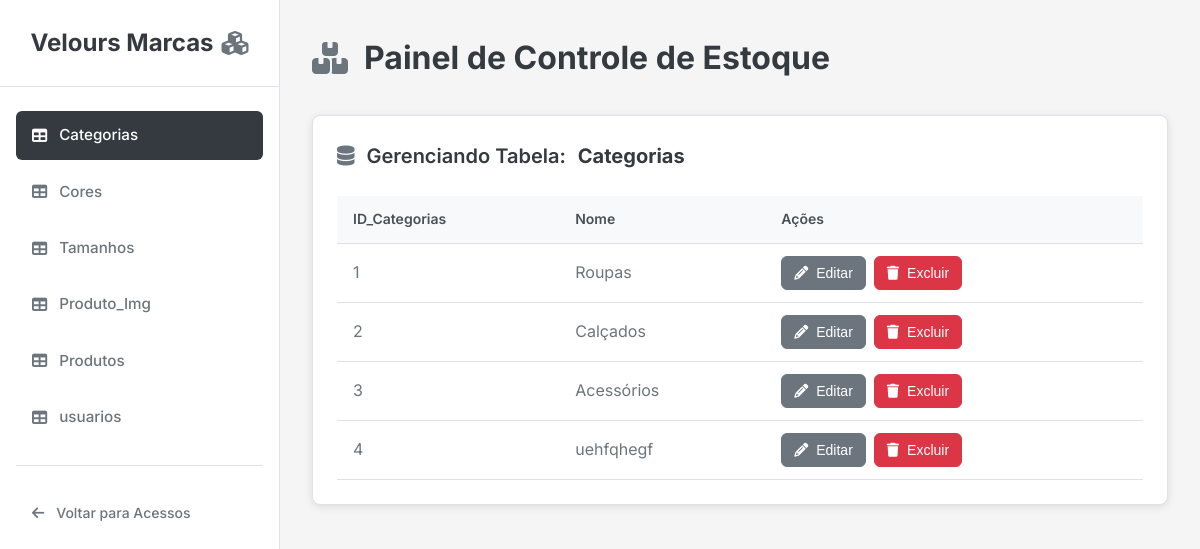
Page /public/estoque/estoque.php on the earlier database version.
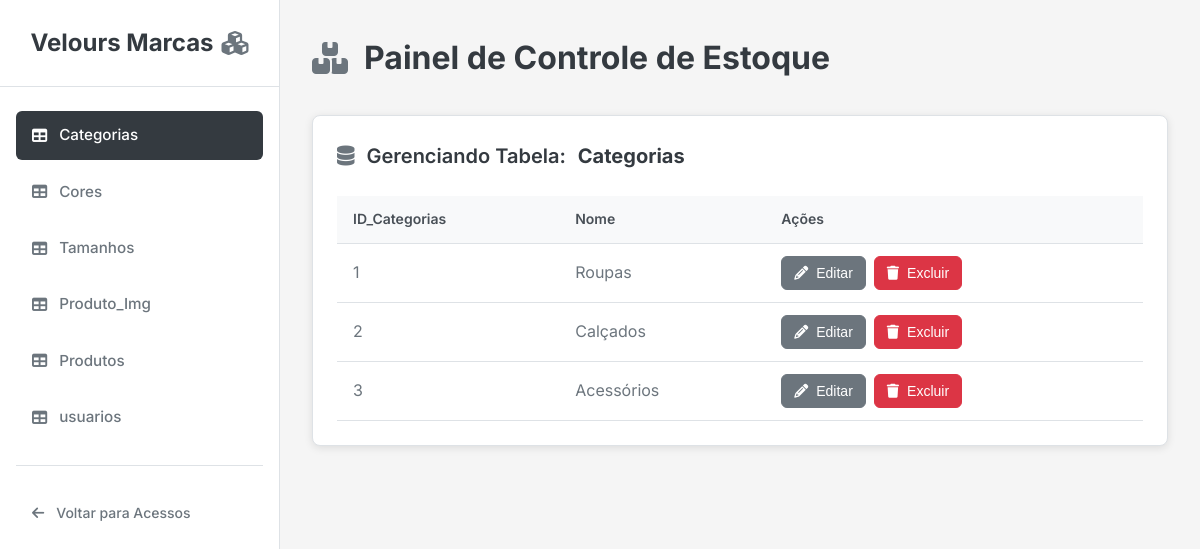
Same page on the later database version.
### tables this page shows
CREATE TABLE Categorias (
   ID_Categorias integer primary key,
   Nome text not null unique
);

### public/estoque/estoque.php (the view, shortened to what the changed rows need)
<?php
require_once '../conexao/conexao.php';
try {
    $tabelasQuery = $conexao->query("SELECT name FROM sqlite_master WHERE type = 'table' AND name NOT LIKE 'sqlite_%'");
    $todas_tabelas = $tabelasQuery->fetchAll(PDO::FETCH_COLUMN);
    $tabela_selecionada = null;
    $dados_tabela = [];
    $colunas_tabela = [];
    $coluna_id_pk = null;
    if (isset($_GET['tabela_selecionada']) && in_array($_GET['tabela_selecionada'], $todas_tabelas)) {
        $tabela_selecionada = $_GET['tabela_selecionada'];
    } elseif (!empty($todas_tabelas)) {
        $tabela_selecionada = $todas_tabelas[0];
    }
    if ($tabela_selecionada) {
        $dataQuery = $conexao->query("SELECT * FROM `$tabela_selecionada`");
        $dados_tabela = $dataQuery->fetchAll(PDO::FETCH_ASSOC);
        if (!empty($dados_tabela)) {
            $colunas_tabela = array_keys($dados_tabela[0]);
            $pkQuery = $conexao->query("PRAGMA table_info(`$tabela_selecionada`)");
            $table_info = $pkQuery->fetchAll(PDO::FETCH_ASSOC);
            foreach ($table_info as $column_info) {
                if ($column_info['pk'] > 0) {
                    $coluna_id_pk = $column_info['name'];
                    break;
                }
            }
        }
    }
} catch (PDOException $e) {
    die("Erro ao acessar o banco de dados: " . $e->getMessage());
}
?>
<!DOCTYPE html>
<html lang="pt-BR">
<head>
    <link rel="stylesheet" href="admin_styles.css">
    <link rel="stylesheet" href="https://cdnjs.cloudflare.com/ajax/libs/font-awesome/6.5.2/css/all.min.css">
</head>
<body>
<div class="admin-wrapper">
    <aside class="sidebar">
        <div class="sidebar-header">
            <h2>
                Velours Marcas
                <i class="fas fa-cubes icon"></i>
            </h2>
        </div>
        <nav class="sidebar-nav">
            <?php foreach ($todas_tabelas as $tabela_nav): ?>
                <a href="?tabela_selecionada=<?= urlencode($tabela_nav) ?>"
                   class="<?= ($tabela_nav === $tabela_selecionada) ? 'active' : '' ?>">
                    <i class="fas fa-table"></i>
                    <?= htmlspecialchars($tabela_nav) ?>
                </a>
            <?php endforeach; ?>
            <hr>
            <a href="../pag_acessos/acesso.html" class="back-link">
                <i class="fa-solid fa-arrow-left"></i>
                Voltar para Acessos
            </a>
        </nav>
    </aside>
    <main class="main-content">
        <header class="main-header">
            <h1>
                <i class="fas fa-boxes icon"></i>
                Painel de Controle de Estoque
            </h1>
        </header>
        <?php if ($tabela_selecionada): ?>
            <div class="content-card">
                <h2 class="table-title">
                    <i class="fas fa-database icon"></i>
                    Gerenciando Tabela: <strong><?= htmlspecialchars($tabela_selecionada) ?></strong>
                </h2>
                <?php if (!empty($dados_tabela) && !empty($colunas_tabela) && $coluna_id_pk): ?>
                    <div class="table-responsive">
                        <table class="data-table">
                            <thead>
                                <tr>
                                    <?php foreach ($colunas_tabela as $coluna): ?>
                                        <th><?= htmlspecialchars($coluna) ?></th>
                                    <?php endforeach; ?>
                                    <th>Ações</th>
                                </tr>
                            </thead>
                            <tbody id="dados-tabela">
                                <?php foreach ($dados_tabela as $linha): ?>
                                    <tr>
                                        <?php foreach ($linha as $coluna => $celula): ?>
                                        <?php
                                            $is_coluna_senha = false;
                                        ?>
                                        <td>
                                            <?= $is_coluna_senha ? '••••••••' : htmlspecialchars($celula ?? 'N/A') ?>
                                        </td>
                                        <?php endforeach; ?>
                                        <td class="actions">
                                            <button class="btn-editar btn-abrir-modal"
                                                    data-id="<?= htmlspecialchars($linha[$coluna_id_pk]) ?>"
                                                    data-tabela="<?= htmlspecialchars($tabela_selecionada) ?>"
                                                    data-coluna-pk="<?= htmlspecialchars($coluna_id_pk) ?>">
                                                <i class="fa-solid fa-pencil"></i> Editar
                                            </button>
                                            <form method="post" style="display:inline;">
                                                <button type="submit" name="excluir" class="btn-excluir"
                                                        onclick="return confirm('⚠️ Tem certeza que deseja excluir este registro?\n\nEsta ação não pode ser desfeita.');">
                                                    <i class="fa-solid fa-trash"></i> Excluir
                                                </button>
                                            </form>
                                        </td>
                                    </tr>
                                <?php endforeach; ?>
                            </tbody>
                        </table>
                    </div>
                <?php endif; ?>
            </div>
        <?php endif; ?>
    </main>
</div>
</body>
</html>

Differences in the rows shown:
removed categorias: ID_Categorias "4", Nome "uehfqhegf"
